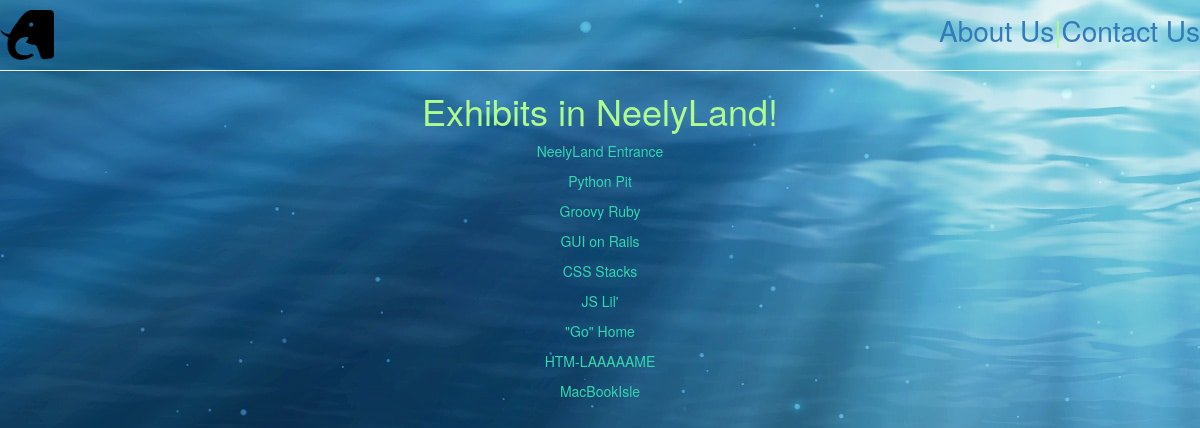
Page /zoo/2 on the committed database.
### zoo/models.py (models this page shows, shortened)
class Zoo(models.Model):
    name = models.CharField(max_length=200, help_text="Enter a Zoo name.")
    logoFileName = models.CharField(max_length=200, help_text="Enter a url.", null=True)

class Exhibit(models.Model):
    name = models.CharField(max_length=200, help_text="Enter an Exhibit name.")
    zoo = models.ForeignKey('Zoo', on_delete=models.SET_NULL, null=True)
    hasExit = models.BooleanField(default=False)
    def get_absolute_url(self):
        return reverse('exhibitDetail', args=[str(self.id)])

### zoo/views.py (the view)
# urls.py: path('<int:pk>', views.ZooDetailView.as_view(), name='zooDetail'),
class ZooDetailView(generic.DetailView):
    model = Zoo

### zoo/templates/zoo/zoo_detail.html
{% extends "base_generic.html" %}
{% block content %}
<h1>Exhibits in {{ zoo.name }}!</h1>
{% for exhibit in zoo.exhibit_set.all %}
  <a class="exhibitsP" href="{{ exhibit.get_absolute_url }}"><p>{{ exhibit.name }}</a></p>
{% endfor %}
{% endblock %}

### zoo/static/css/styles.css (style rules this page uses)
html { margin: 0; padding: 0; }
body { color: rgb(174, 251, 142); text-align: center; margin: 0; padding: 0; background-image: url("background.png"); }
.exhibitsP { color: rgb(51, 215, 176); }

### rows in the picture
Zoo: name "NeelyLand"
Exhibit: name "NeelyLand Entrance"
Exhibit: name "Python Pit"
Exhibit: name "Groovy Ruby"
Exhibit: name "GUI on Rails"
Exhibit: name "CSS Stacks"
Exhibit: name "JS Lil'"
Exhibit: name "\"Go\" Home"
Exhibit: name "HTM-LAAAAAME"
Exhibit: name "MacBookIsle"
